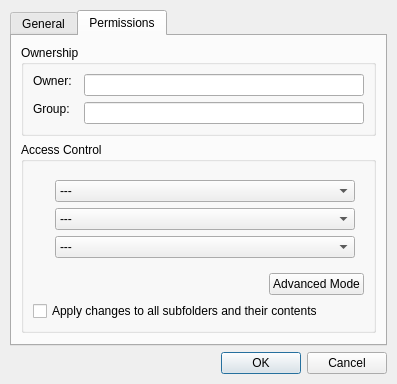
<?xml version="1.0" encoding="UTF-8"?>
<ui version="4.0">
 <class>FilePropsDialog</class>
 <widget class="QDialog" name="FilePropsDialog">
  <property name="geometry">
   <rect>
    <x>0</x>
    <y>0</y>
    <width>362</width>
    <height>383</height>
   </rect>
  </property>
  <property name="windowTitle">
   <string>File Properties</string>
  </property>
  <property name="windowIcon">
   <iconset theme="document-properties">
    <normaloff/>
   </iconset>
  </property>
  <layout class="QVBoxLayout" name="verticalLayout">
   <property name="margin">
    <number>10</number>
   </property>
   <item>
    <widget class="QTabWidget" name="tabWidget">
     <property name="currentIndex">
      <number>1</number>
     </property>
     <widget class="QWidget" name="generalPage">
      <attribute name="title">
       <string>General</string>
      </attribute>
      <layout class="QFormLayout" name="formLayout_2">
       <property name="horizontalSpacing">
        <number>12</number>
       </property>
       <property name="verticalSpacing">
        <number>6</number>
       </property>
       <item row="0" column="0">
        <widget class="QPushButton" name="iconButton">
         <property name="sizePolicy">
          <sizepolicy hsizetype="Fixed" vsizetype="Fixed">
           <horstretch>0</horstretch>
           <verstretch>0</verstretch>
          </sizepolicy>
         </property>
         <property name="text">
          <string/>
         </property>
         <property name="icon">
          <iconset theme="unknown">
           <normaloff/>
          </iconset>
         </property>
         <property name="iconSize">
          <size>
           <width>32</width>
           <height>32</height>
          </size>
         </property>
        </widget>
       </item>
       <item row="0" column="1">
        <widget class="QLineEdit" name="fileName"/>
       </item>
       <item row="1" column="0">
        <widget class="QLabel" name="label_2">
         <property name="text">
          <string>Location:</string>
         </property>
        </widget>
       </item>
       <item row="1" column="1">
        <widget class="QLabel" name="location">
         <property name="sizePolicy">
          <sizepolicy hsizetype="Expanding" vsizetype="Preferred">
           <horstretch>0</horstretch>
           <verstretch>0</verstretch>
          </sizepolicy>
         </property>
         <property name="text">
          <string/>
         </property>
         <property name="wordWrap">
          <bool>true</bool>
         </property>
        </widget>
       </item>
       <item row="3" column="0">
        <widget class="QLabel" name="label_4">
         <property name="text">
          <string>File type:</string>
         </property>
        </widget>
       </item>
       <item row="3" column="1">
        <widget class="QLabel" name="fileType">
         <property name="sizePolicy">
          <sizepolicy hsizetype="Expanding" vsizetype="Preferred">
           <horstretch>0</horstretch>
           <verstretch>0</verstretch>
          </sizepolicy>
         </property>
         <property name="text">
          <string/>
         </property>
        </widget>
       </item>
       <item row="4" column="0">
        <widget class="QLabel" name="label">
         <property name="text">
          <string>Mime type:</string>
         </property>
        </widget>
       </item>
       <item row="4" column="1">
        <widget class="QLabel" name="mimeType">
         <property name="sizePolicy">
          <sizepolicy hsizetype="Expanding" vsizetype="Preferred">
           <horstretch>0</horstretch>
           <verstretch>0</verstretch>
          </sizepolicy>
         </property>
         <property name="text">
          <string/>
         </property>
        </widget>
       </item>
       <item row="6" column="0">
        <widget class="QLabel" name="label_7">
         <property name="text">
          <string>File size:</string>
         </property>
        </widget>
       </item>
       <item row="6" column="1">
        <widget class="QLabel" name="fileSize">
         <property name="sizePolicy">
          <sizepolicy hsizetype="Expanding" vsizetype="Preferred">
           <horstretch>0</horstretch>
           <verstretch>0</verstretch>
          </sizepolicy>
         </property>
         <property name="text">
          <string/>
         </property>
        </widget>
       </item>
       <item row="7" column="0">
        <widget class="QLabel" name="label_6">
         <property name="text">
          <string>On-disk size:</string>
         </property>
        </widget>
       </item>
       <item row="7" column="1">
        <widget class="QLabel" name="onDiskSize">
         <property name="sizePolicy">
          <sizepolicy hsizetype="Expanding" vsizetype="Preferred">
           <horstretch>0</horstretch>
           <verstretch>0</verstretch>
          </sizepolicy>
         </property>
         <property name="text">
          <string/>
         </property>
        </widget>
       </item>
       <item row="8" column="0">
        <widget class="QLabel" name="label_3">
         <property name="text">
          <string>Last modified:</string>
         </property>
        </widget>
       </item>
       <item row="8" column="1">
        <widget class="QLabel" name="lastModified">
         <property name="sizePolicy">
          <sizepolicy hsizetype="Expanding" vsizetype="Preferred">
           <horstretch>0</horstretch>
           <verstretch>0</verstretch>
          </sizepolicy>
         </property>
         <property name="text">
          <string/>
         </property>
        </widget>
       </item>
       <item row="2" column="0">
        <widget class="QLabel" name="targetLabel">
         <property name="text">
          <string>Link target:</string>
         </property>
        </widget>
       </item>
       <item row="2" column="1">
        <widget class="QLabel" name="target">
         <property name="sizePolicy">
          <sizepolicy hsizetype="Expanding" vsizetype="Preferred">
           <horstretch>0</horstretch>
           <verstretch>0</verstretch>
          </sizepolicy>
         </property>
         <property name="text">
          <string/>
         </property>
         <property name="wordWrap">
          <bool>true</bool>
         </property>
        </widget>
       </item>
       <item row="5" column="0">
        <widget class="QLabel" name="openWithLabel">
         <property name="text">
          <string>Open With:</string>
         </property>
        </widget>
       </item>
       <item row="5" column="1">
        <widget class="QComboBox" name="openWith">
         <property name="sizePolicy">
          <sizepolicy hsizetype="MinimumExpanding" vsizetype="Fixed">
           <horstretch>0</horstretch>
           <verstretch>0</verstretch>
          </sizepolicy>
         </property>
        </widget>
       </item>
      </layout>
     </widget>
     <widget class="QWidget" name="permissionsPage">
      <attribute name="title">
       <string>Permissions</string>
      </attribute>
      <layout class="QVBoxLayout" name="verticalLayout_2">
       <property name="spacing">
        <number>6</number>
       </property>
       <item>
        <widget class="QGroupBox" name="groupBox_2">
         <property name="sizePolicy">
          <sizepolicy hsizetype="Preferred" vsizetype="Fixed">
           <horstretch>0</horstretch>
           <verstretch>0</verstretch>
          </sizepolicy>
         </property>
         <property name="title">
          <string>Ownership</string>
         </property>
         <layout class="QFormLayout" name="formLayout">
          <property name="horizontalSpacing">
           <number>12</number>
          </property>
          <property name="verticalSpacing">
           <number>6</number>
          </property>
          <item row="1" column="1">
           <widget class="QLineEdit" name="owner"/>
          </item>
          <item row="2" column="1">
           <widget class="QLineEdit" name="ownerGroup"/>
          </item>
          <item row="2" column="0">
           <widget class="QLabel" name="label_9">
            <property name="sizePolicy">
             <sizepolicy hsizetype="Preferred" vsizetype="Fixed">
              <horstretch>0</horstretch>
              <verstretch>0</verstretch>
             </sizepolicy>
            </property>
            <property name="text">
             <string>Group:</string>
            </property>
           </widget>
          </item>
          <item row="1" column="0">
           <widget class="QLabel" name="label_8">
            <property name="sizePolicy">
             <sizepolicy hsizetype="Preferred" vsizetype="Fixed">
              <horstretch>0</horstretch>
              <verstretch>0</verstretch>
             </sizepolicy>
            </property>
            <property name="text">
             <string>Owner:</string>
            </property>
           </widget>
          </item>
         </layout>
        </widget>
       </item>
       <item>
        <widget class="QGroupBox" name="groupBox">
         <property name="sizePolicy">
          <sizepolicy hsizetype="Preferred" vsizetype="Fixed">
           <horstretch>0</horstretch>
           <verstretch>0</verstretch>
          </sizepolicy>
         </property>
         <property name="title">
          <string>Access Control</string>
         </property>
         <layout class="QVBoxLayout" name="verticalLayout_3">
          <item>
           <widget class="QStackedWidget" name="stackedWidget">
            <property name="sizePolicy">
             <sizepolicy hsizetype="Preferred" vsizetype="Fixed">
              <horstretch>0</horstretch>
              <verstretch>0</verstretch>
             </sizepolicy>
            </property>
            <property name="currentIndex">
             <number>0</number>
            </property>
            <widget class="QWidget" name="page">
             <layout class="QFormLayout" name="formLayout_3">
              <item row="0" column="0">
               <widget class="QLabel" name="readLabel">
                <property name="text">
                 <string/>
                </property>
               </widget>
              </item>
              <item row="0" column="1">
               <widget class="QComboBox" name="read">
                <property name="sizePolicy">
                 <sizepolicy hsizetype="MinimumExpanding" vsizetype="Fixed">
                  <horstretch>0</horstretch>
                  <verstretch>0</verstretch>
                 </sizepolicy>
                </property>
                <item>
                 <property name="text">
                  <string>---</string>
                 </property>
                </item>
                <item>
                 <property name="text">
                  <string>Only owner</string>
                 </property>
                </item>
                <item>
                 <property name="text">
                  <string>Owner and group</string>
                 </property>
                </item>
                <item>
                 <property name="text">
                  <string>Everyone</string>
                 </property>
                </item>
               </widget>
              </item>
              <item row="1" column="0">
               <widget class="QLabel" name="writeLabel">
                <property name="text">
                 <string/>
                </property>
               </widget>
              </item>
              <item row="1" column="1">
               <widget class="QComboBox" name="write">
                <property name="sizePolicy">
                 <sizepolicy hsizetype="MinimumExpanding" vsizetype="Fixed">
                  <horstretch>0</horstretch>
                  <verstretch>0</verstretch>
                 </sizepolicy>
                </property>
                <item>
                 <property name="text">
                  <string>---</string>
                 </property>
                </item>
                <item>
                 <property name="text">
                  <string>Only owner</string>
                 </property>
                </item>
                <item>
                 <property name="text">
                  <string>Owner and group</string>
                 </property>
                </item>
                <item>
                 <property name="text">
                  <string>Everyone</string>
                 </property>
                </item>
                <item>
                 <property name="text">
                  <string>Nobody</string>
                 </property>
                </item>
               </widget>
              </item>
              <item row="2" column="0">
               <widget class="QLabel" name="executableLabel">
                <property name="text">
                 <string/>
                </property>
               </widget>
              </item>
              <item row="2" column="1">
               <widget class="QComboBox" name="execute">
                <property name="sizePolicy">
                 <sizepolicy hsizetype="MinimumExpanding" vsizetype="Fixed">
                  <horstretch>0</horstretch>
                  <verstretch>0</verstretch>
                 </sizepolicy>
                </property>
                <item>
                 <property name="text">
                  <string>---</string>
                 </property>
                </item>
                <item>
                 <property name="text">
                  <string>Only owner</string>
                 </property>
                </item>
                <item>
                 <property name="text">
                  <string>Owner and group</string>
                 </property>
                </item>
                <item>
                 <property name="text">
                  <string>Everyone</string>
                 </property>
                </item>
                <item>
                 <property name="text">
                  <string>Nobody</string>
                 </property>
                </item>
               </widget>
              </item>
             </layout>
            </widget>
            <widget class="QWidget" name="page_2">
             <layout class="QGridLayout" name="gridLayout_2" columnstretch="1,0,0">
              <item row="0" column="0" rowspan="3">
               <layout class="QGridLayout" name="gridLayout">
                <property name="rightMargin">
                 <number>0</number>
                </property>
                <property name="spacing">
                 <number>6</number>
                </property>
                <item row="0" column="0">
                 <widget class="QLabel" name="label_5">
                  <property name="sizePolicy">
                   <sizepolicy hsizetype="Fixed" vsizetype="Preferred">
                    <horstretch>0</horstretch>
                    <verstretch>0</verstretch>
                   </sizepolicy>
                  </property>
                  <property name="text">
                   <string>Owner:</string>
                  </property>
                 </widget>
                </item>
                <item row="0" column="1">
                 <widget class="QCheckBox" name="checkBox">
                  <property name="sizePolicy">
                   <sizepolicy hsizetype="Preferred" vsizetype="Fixed">
                    <horstretch>0</horstretch>
                    <verstretch>0</verstretch>
                   </sizepolicy>
                  </property>
                  <property name="text">
                   <string>Read</string>
                  </property>
                 </widget>
                </item>
                <item row="0" column="2">
                 <widget class="QCheckBox" name="checkBox_5">
                  <property name="sizePolicy">
                   <sizepolicy hsizetype="Preferred" vsizetype="Fixed">
                    <horstretch>0</horstretch>
                    <verstretch>0</verstretch>
                   </sizepolicy>
                  </property>
                  <property name="text">
                   <string>Write</string>
                  </property>
                 </widget>
                </item>
                <item row="0" column="3">
                 <widget class="QCheckBox" name="checkBox_8">
                  <property name="sizePolicy">
                   <sizepolicy hsizetype="Preferred" vsizetype="Fixed">
                    <horstretch>0</horstretch>
                    <verstretch>0</verstretch>
                   </sizepolicy>
                  </property>
                  <property name="text">
                   <string>Execute</string>
                  </property>
                 </widget>
                </item>
                <item row="1" column="0">
                 <widget class="QLabel" name="label_10">
                  <property name="sizePolicy">
                   <sizepolicy hsizetype="Fixed" vsizetype="Preferred">
                    <horstretch>0</horstretch>
                    <verstretch>0</verstretch>
                   </sizepolicy>
                  </property>
                  <property name="text">
                   <string>Group:</string>
                  </property>
                 </widget>
                </item>
                <item row="1" column="1">
                 <widget class="QCheckBox" name="checkBox_4">
                  <property name="sizePolicy">
                   <sizepolicy hsizetype="Preferred" vsizetype="Fixed">
                    <horstretch>0</horstretch>
                    <verstretch>0</verstretch>
                   </sizepolicy>
                  </property>
                  <property name="text">
                   <string>Read</string>
                  </property>
                 </widget>
                </item>
                <item row="1" column="2">
                 <widget class="QCheckBox" name="checkBox_9">
                  <property name="sizePolicy">
                   <sizepolicy hsizetype="Preferred" vsizetype="Fixed">
                    <horstretch>0</horstretch>
                    <verstretch>0</verstretch>
                   </sizepolicy>
                  </property>
                  <property name="text">
                   <string>Write</string>
                  </property>
                 </widget>
                </item>
                <item row="1" column="3">
                 <widget class="QCheckBox" name="checkBox_3">
                  <property name="sizePolicy">
                   <sizepolicy hsizetype="Preferred" vsizetype="Fixed">
                    <horstretch>0</horstretch>
                    <verstretch>0</verstretch>
                   </sizepolicy>
                  </property>
                  <property name="text">
                   <string>Execute</string>
                  </property>
                 </widget>
                </item>
                <item row="2" column="0">
                 <widget class="QLabel" name="label_11">
                  <property name="sizePolicy">
                   <sizepolicy hsizetype="Fixed" vsizetype="Preferred">
                    <horstretch>0</horstretch>
                    <verstretch>0</verstretch>
                   </sizepolicy>
                  </property>
                  <property name="text">
                   <string>Other:</string>
                  </property>
                 </widget>
                </item>
                <item row="2" column="1">
                 <widget class="QCheckBox" name="checkBox_7">
                  <property name="sizePolicy">
                   <sizepolicy hsizetype="Preferred" vsizetype="Fixed">
                    <horstretch>0</horstretch>
                    <verstretch>0</verstretch>
                   </sizepolicy>
                  </property>
                  <property name="text">
                   <string>Read</string>
                  </property>
                 </widget>
                </item>
                <item row="2" column="2">
                 <widget class="QCheckBox" name="checkBox_2">
                  <property name="sizePolicy">
                   <sizepolicy hsizetype="Preferred" vsizetype="Fixed">
                    <horstretch>0</horstretch>
                    <verstretch>0</verstretch>
                   </sizepolicy>
                  </property>
                  <property name="text">
                   <string>Write</string>
                  </property>
                 </widget>
                </item>
                <item row="2" column="3">
                 <widget class="QCheckBox" name="checkBox_6">
                  <property name="sizePolicy">
                   <sizepolicy hsizetype="Preferred" vsizetype="Fixed">
                    <horstretch>0</horstretch>
                    <verstretch>0</verstretch>
                   </sizepolicy>
                  </property>
                  <property name="text">
                   <string>Execute</string>
                  </property>
                 </widget>
                </item>
               </layout>
              </item>
              <item row="0" column="2">
               <widget class="QCheckBox" name="checkBox_10">
                <property name="text">
                 <string>Sticky</string>
                </property>
               </widget>
              </item>
              <item row="1" column="2">
               <widget class="QCheckBox" name="checkBox_11">
                <property name="text">
                 <string>SetUID</string>
                </property>
               </widget>
              </item>
              <item row="2" column="2">
               <widget class="QCheckBox" name="checkBox_12">
                <property name="text">
                 <string>SetGID</string>
                </property>
               </widget>
              </item>
              <item row="0" column="1" rowspan="3">
               <widget class="Line" name="line">
                <property name="orientation">
                 <enum>Qt::Vertical</enum>
                </property>
               </widget>
              </item>
             </layout>
            </widget>
           </widget>
          </item>
          <item>
           <layout class="QHBoxLayout" name="horizontalLayout">
            <item>
             <spacer name="horizontalSpacer">
              <property name="orientation">
               <enum>Qt::Horizontal</enum>
              </property>
              <property name="sizeHint" stdset="0">
               <size>
                <width>40</width>
                <height>20</height>
               </size>
              </property>
             </spacer>
            </item>
            <item>
             <widget class="QPushButton" name="pushButton">
              <property name="text">
               <string>Advanced Mode</string>
              </property>
              <property name="checkable">
               <bool>true</bool>
              </property>
             </widget>
            </item>
           </layout>
          </item>
          <item>
           <widget class="QCheckBox" name="recursive">
            <property name="text">
             <string>Apply changes to all subfolders and their contents</string>
            </property>
           </widget>
          </item>
         </layout>
        </widget>
       </item>
      </layout>
     </widget>
    </widget>
   </item>
   <item>
    <widget class="QDialogButtonBox" name="buttonBox">
     <property name="orientation">
      <enum>Qt::Horizontal</enum>
     </property>
     <property name="standardButtons">
      <set>QDialogButtonBox::Cancel|QDialogButtonBox::Ok</set>
     </property>
    </widget>
   </item>
  </layout>
 </widget>
 <resources/>
 <connections>
  <connection>
   <sender>buttonBox</sender>
   <signal>accepted()</signal>
   <receiver>FilePropsDialog</receiver>
   <slot>accept()</slot>
   <hints>
    <hint type="sourcelabel">
     <x>248</x>
     <y>254</y>
    </hint>
    <hint type="destinationlabel">
     <x>157</x>
     <y>274</y>
    </hint>
   </hints>
  </connection>
  <connection>
   <sender>buttonBox</sender>
   <signal>rejected()</signal>
   <receiver>FilePropsDialog</receiver>
   <slot>reject()</slot>
   <hints>
    <hint type="sourcelabel">
     <x>316</x>
     <y>260</y>
    </hint>
    <hint type="destinationlabel">
     <x>286</x>
     <y>274</y>
    </hint>
   </hints>
  </connection>
 </connections>
</ui>
